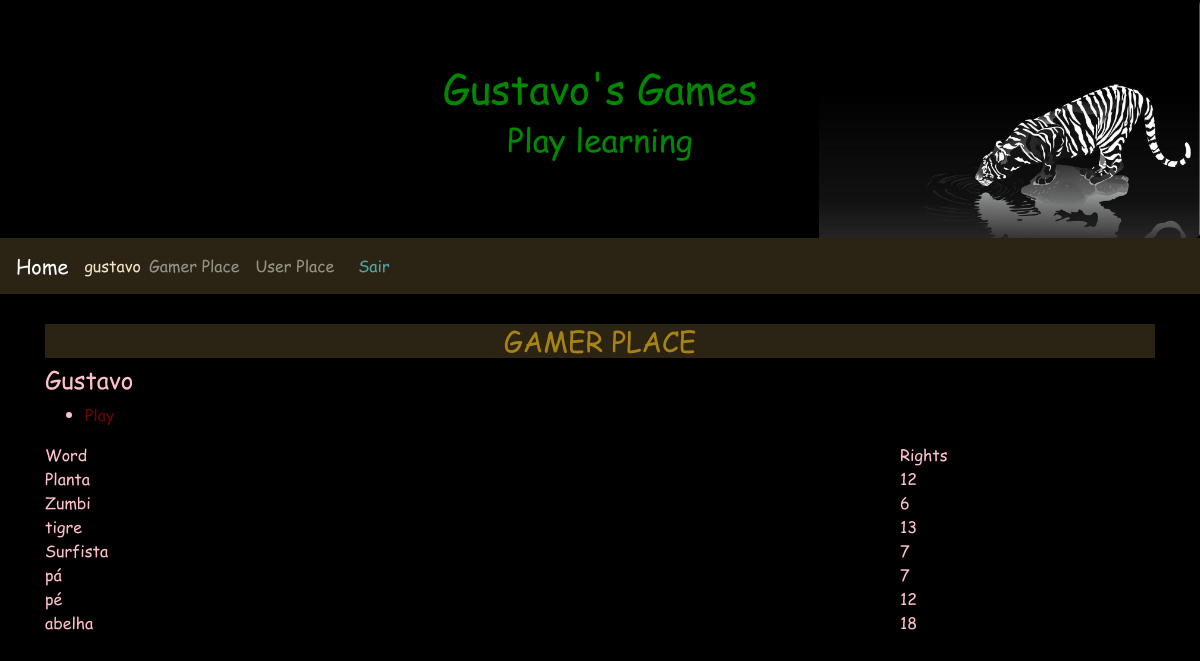
Screenshot of /gamerplace/5 (signed in) with the database file from the repository.
### gameplace/models.py (models this page shows, shortened)
class Gamer(models.Model):
    user          = models.ForeignKey(settings.AUTH_USER_MODEL, verbose_name='User', on_delete=models.CASCADE)
    master        = models.ForeignKey(Master, verbose_name='Master', on_delete=models.CASCADE)
    nickname      = models.CharField('Nick', max_length=200)
    avatar        = models.ImageField('Avatar', upload_to='images/', max_length=500, null=True, blank=True)
    othersMasters = models.ManyToManyField(Master, through='GamerMaster', related_name='otherMasters')
    created = models.DateTimeField('Created', auto_now_add=True)
    modified = models.DateTimeField('Modified', auto_now=True)
    class Meta:
        verbose_name        = 'Gamer'
        verbose_name_plural = 'Gamers'
    def getRights(self):
        return self.right_set.filter(user=self.user)

### words/models.py (models this page shows, shortened)
class Right(models.Model):
    user   = models.ForeignKey(settings.AUTH_USER_MODEL, verbose_name='User', on_delete=models.CASCADE)
    gamer  = models.ForeignKey(Gamer, verbose_name='Gamer', on_delete=models.CASCADE)
    word   = models.ForeignKey(Word, verbose_name='Word', on_delete=models.CASCADE)
    number = models.IntegerField('Rights', default=0)
    created = models.DateTimeField('Created', auto_now_add=True)
    modified = models.DateTimeField('Modified', auto_now=True)
    class Meta:
        verbose_name        = 'Right'
        verbose_name_plural = 'Rights'
        unique_together = [['user', 'gamer', 'word']]

class Word(models.Model):
    gamer  = models.ForeignKey(Gamer, verbose_name='Gamer', on_delete=models.CASCADE, null=True, blank=True)
    word   = models.CharField('Word', max_length=200)
    image  = models.ImageField('Image', upload_to='images/', max_length=500, null=True, blank=True)
    created = models.DateTimeField('Created', auto_now_add=True)
    modified = models.DateTimeField('Modified', auto_now=True)
    class Meta:
        verbose_name        = 'Word'
        verbose_name_plural = 'Words'
    def __str__(self):
        return self.word

### gamerplace/views.py (the view)
# urls.py: path('', TemplateView.as_view(template_name='access/index.html'), name='index'),
class index(LoginRequiredMixin, DetailView):
    template_name = 'gamerplace/index.html'
    model = Gamer
    def get_object(self):
        return get_object_or_404(Gamer, user=self.request.user, pk=self.kwargs['pk'])

### gamerplace/templates/gamerplace/index.html (shortened to what this page needs)
{% extends 'base.html' %}
{% load widget_tweaks %}
{% block content %}
<header>
  <h3>GAMER PLACE</h3>
</header>
<article class="">
  <h4>{{object.nickname}}</h4>
  <ul>
    <li><a href="{% url 'gameplace:dragletter' object.pk %}">Play</a></li>
  </ul>
</article>
<aside class="">
  <div class="row">
    <div class="col-9">
      Word
    </div>
    <div class="col-3">
      Rights
    </div>
  </div>
  {% for right in object.getRights %}
    <div class="row">
      <div class="col-9">
        {{right.word}}
      </div>
      <div class="col-3">
        {{right.number}}
      </div>
    </div>
  {% endfor %}
</aside>
{% endblock %}

### base/templates/base.html (shortened to what this page needs)
{% load static %}
<!DOCTYPE html>
<html lang="pt-br">
<head>
<link rel="stylesheet" href="https://maxcdn.bootstrapcdn.com/bootstrap/4.1.0/css/bootstrap.min.css">
 <link rel="stylesheet" href="{% static 'style/style.css' %}" />
</head>
<body>
<div class="jumbotron text-center" style="margin-bottom:0">
 <h1>Gustavo's Games</h1>
 <h2>Play learning</h2>
</div>
<nav class="navbar navbar-expand-sm navbar-dark">
 <a class="navbar-brand" href="{% url 'indexredirect' %}">Home</a>
 <div class="collapse navbar-collapse" id="collapsibleNavbar">
   <div class="nav-item">
      {% if user.is_authenticated %}
        <span class="nav-brand glyphicon glyphicon-log-in">{{user}}</span>
    </div>
    <div class="">
      <ul class="navbar-nav">
        {% if user.gamer_set.all.0 %}
          <li class="nav-item">
            <a class="nav-link" href="{% url 'indexredirect' %}">Gamer Place</a>
          </li>
        {% endif %}
        <li class="nav-item">
          <a class="nav-link" href="{% url 'access:index' %}">User Place</a>
        </li>
      </ul>
    </div>
    <div class="nav-item">
        <a id="logout" class="nav-link" href=" {% url 'access:logout' %} ">Sair</a>
      {% else %}
        <a id="login" class="nav-link" href="{% url 'access:login' %}">Entrar</a>
    </div>
    <div class="nav-item">
        <a id="novousuario" class="nav-link" href="{% url 'access:newuser' %}">Novo</a>
      {% endif %}
    </div>
 </div>
</nav>
<div class="container margin-top" style="margin-top:30px">
{% block content %}
{% endblock %}
</div>
</body>
</html>

### base/static/style/style.css (style rules this page uses)
body { background-color: black; color: pink; font-family: comic; }
body a { color: #690500; }
.jumbotron { background-image: url('../images/background.jpg'); background-repeat: no-repeat; background-size: contain; background-position: right; background-color: black; color: #008800; text-shadow: 2px 2px 1px #000000, -2px -2px 1px #000000; }
nav { background-color: #2b2414; color: #f0e3c6; }
nav a { color: #56a3a6; }
header { background-color: #2b2414; color: #a78314; }
header h1, h2, h3 { text-align: center; }

### rows the page displays
Gamer: nickname "Gustavo"
Right: word "Planta", number "12"
Right: word "Zumbi", number "6"
Right: word "tigre", number "13"
Right: word "Surfista", number "7"
Right: word "pá", number "7"
Right: word "pé", number "12"
Right: word "abelha", number "18"

### other values shown
{{ user }} "gustavo"
